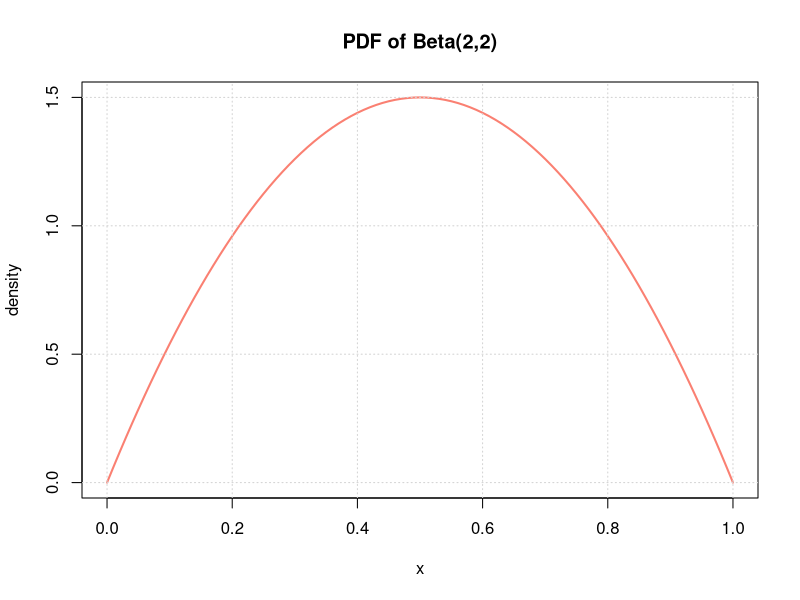

The R source for this figure: (Note: a time limit stopped this script after it produced the figure.)
## ---- chunk 1
knitr::opts_chunk$set(echo = TRUE)

## ---- chunk 2
#plot the density distribution of beta with alfa = 2 and beta = 5
curve(dbeta(x,  2, 2), col = "salmon", xlim = c(0,1), ylab = "density", main="PDF of Beta(2,2)", lwd = 2)
grid()
## ---- chunk 3
vector_probab <- function(d, a = 2, b = 2){
  
  #length of the bin
  h = (1/d)
  
  #cumulative sum of h. It's useful because consecutive elements represent    the extremes of integrals to compute each element.
  #for example first integral will be computed between 0 and h
  #second integral will be computed between h and 2h
  h_1 = c(0, rep(h, d))
  h_1 <- cumsum(h_1)
  
  #initialization of the vector of probabilities 
  probi = c(length(d))
  
  for (i in 1:d){
    #actually instead of compute a real integral I exploit cdf function pbeta
    #I make the difference between two pbeta computed in two consecutive h. 
    probi[i] <- pbeta(h_1[i+1],a,b) - pbeta(h_1[i],a,b)
  }
    return(probi)
  }
#I want to make some checks
t <- vector_probab(10^4)

#the sum of the vector of probabilities must be 1
cat("The sum of the vector of probabilities is: ", sum(t))

#each element must not be smaller than zero
cat("Are there any element in the vector of probability smaller than zero?" , any(t[t<=0]))

#I want to see where is located the max 
#0.5 is the x where the density reaches its peak
cat("Where is the index that has the bigger probability to be chosen?" , which.max(t)*(1/10^4))

#I want to see where is the mean of the vector of probabilities
cat("The mean of the vector of proablity is: ", mean(t))
## ---- chunk 4
#number of simulation runs in each simulation
M <- 1000

simulation <- function(p, d, n, eps){
  
  #input of the function are:
  #p: the size of the projection,
  #eps: tolerance 
  #n: number of steps
  #d: alphabet size
  
  #initialization of x: it has length d.  
  x <- vector(mode = "integer", length = d)
  
  #raw stream, sampling uniformly from 1 to d 
  D_n <- sample(1:d, n, replace = T, prob = vector_probab(d))
  
  for (i in D_n){
    
    #update sequentially of the frequency vector 
    x[i] <- x[i] + 1 
  }
  
#norm 2 of the frequency vector
  norm_x <- norm(x, type ="2")
  
  #initialize the number of runs that confirm JL lemma
  #counts is the output of the function
  counts <- 0
  
  for (r in 1:M){
    
    #compute matrix L, one for each simulation 
    L <- matrix(rnorm(p*d, 0, sd = sqrt(1/p)), nrow = p, ncol = d)
    
    #initialize the vector y that has dimension p
    y <- vector(mode = "double", length = p)
    
    for (k in 1:n){ #k is the step
      
      #update the vector y adding the corresponding index at k-th step
      y <- y + L[,D_n[k]]
    }
    
    #norm 2 of y
    norm_y <- norm(y, type = "2")
    
    #check the value of the norm of y if it respects JL lemma
    if ((norm_y> (1-eps) * norm_x) & (norm_y < (1+eps) * norm_x)){
    counts <- counts + 1 
    }
  }
  
  #how many times in M simulation norm of y respect the condition
  return (counts)
}

## ---- chunk 5
#Decision of the parameters. 
# 13 different simulation
d <- c(10^4, 10^4, 10^5, 10^5, 10^5, 10^5, 10^5, 10^5, 10^5, 5*10^3, 10^4, 5*10^4, 8*10^4)

n <- c(10^3, 10^3, 10^4, 10^4, 10^4, 10^4, 10^4, 10^4, 10^4, 5*10^2, 10^3, 5*10^3, 8*10^3)

eps <- c(0.1, 0.2, 0.1, 0.1, 0.1, 0.1, 0.060012, 0.079979, 0.120096, 0.05, 0.05, 0.05, 0.05)

#we have used the function round because p must be an integer
#if I write 3/eps[5]^2 so 3/0.1^2 it gives me back a warning, I do not know why
p <- c(round(1/eps[1]^2), round(log(54)/eps[2]^2), round(log(4)/eps[3]^2),round(log(10)/eps[4]^2), 300,round(log(n[6])/eps[6]^2), round(3/eps[7]^2), round(3/eps[8]^2), round(3/eps[9]^2), 50, 100, 500, 800)

#put them in a data.frame
parameters <- data.frame("d"= d,"n" = n, "p" = p, "Tolerance" = eps) 
parameters
## ---- chunk 6
#initialization
sim <- c(length = 13)
JL <- c(length = 13)

for (i in 1:13){
  #run the simulation for each of the value of p,d,n and epsilon
  sim[i] <- simulation(p[i], d[i], n[i], eps[i])
  
  #lower bound of JL lemma
  JL[i] <- 1 - exp(-p[i]*eps[i]^2)

}
#in the data.frame I do not put count, but the ratio between count and M
sim_1 <- factor(sim/M) 

#round to avoid too many decimals
JL_1 <- factor(round(JL,5)) 

#put the results of simulation in the data.frame
parameters$Simulation <- sim_1
parameters$JL_Threshold <- JL_1
## ---- chunk 7
#initialize a vector that tells us if simulation confirm or not the the lemma
check <- vector(mode = "character", length = 13)

#check our simulation if greater of the JL lower bound
for(i in 1:13){
  
  if (sim[i]/M >= JL[i]){
    check[i] <- "TRUE"
    
  }else{
    check[i] <- "FALSE"
  }
}
#put the response in data.frame
check <- factor(check)
parameters$Check <- check

parameters
## ---- chunk 8
# label of the bars
x <- seq(13)

#barplot
barplot(sim, col ="purple", xlab="N. of simulation", ylab="N. of runs in which JL lemma is confirmed", main = "Good runs", names.arg = x)
## ---- chunk 9

#plot the lowerbound of JL probability as a function of p
plot(p[3:6], JL[3:6], main="Trend of JL probability as a function of p", xlab= "p:size of the projection", ylab="JL probability", col="salmon", pch = 19)

#xticks
xtick<-seq(100, 1000, by=50)
axis(side=1, at=xtick, labels = T)

#theoretical trend
y <- function(x) 1-1/x #due to the choice of p of the order of 1/eps^2
x<-seq(4,54,by=1) #choice of the constant the we have assigned to p 

par(new=TRUE) #admit two plot together
plot(x,y(x), type = "l", col="orchid", lwd = 2, axes = FALSE, xlab="", ylab="")

parameters[3:6,]
## ---- chunk 10
#plot of trend of p as a function of epsilon keeping fixed d,n and JL lower bound
plot(c(eps[5],eps[7:9]), c(p[5], p[7:9]), main="Trend of p as a function of epsilon", xlab= "Tolerance", ylab="p:size of the projection", col= "darkblue", pch = 19)

#plot the theoretical trend 
x<-seq(0.05, 0.15,by=0.01) 
curve(3/x^2, add = T, col="pink", lwd = 2, xlab="", ylab="")

parameters[c(9,5,8,7),]
## ---- chunk 11
parameters[10:13,]
## ---- chunk 12
#fixed p, always much smaller than d
p = 10^2

#d tends to infinite so I pick high values
d = c(10^4,10^5, 10^6, 10^7)

#initialization
times <- c(length(d))

#just a counter
c = 1
for (i in d){
  
  #starting time
  t1 <- Sys.time()
  
  #compute the matrix
  matrix(rnorm(p*i, 0, sd = sqrt(1/p)), nrow = p, ncol = i)
  
  #compute how long it takes to compute the matrix
  times[c] <- Sys.time()- t1
  
  c = c + 1
}

#using a data.frame to a clean visualization 
performance <- data.frame("d"= d, "Running time" = times)
performance

#Tentative with d = 10^8

#matrix(rnorm(p*10^8, 0, sd = sqrt(1/10^2)), nrow = p, ncol = 10^8)
#print("Errore: memoria 'vector' esaurita (raggiunto il limite?)")
## ---- chunk 13
p = 10^2
d = 10^4

#using a seed
set.seed(1234)
#storing L
L = matrix(rnorm(p*d, 0, sd = sqrt(1/p)), nrow = p, ncol = d)

#I want to be sure to generate the same matrix
set.seed(1234)
L_1 = matrix(rnorm(p*d, 0, sd = sqrt(1/p)), nrow = p, ncol = d)
c = 0
for (i in p){
  for(j in d){
      if(L[i,j] != L_1[i,j]){
          c = c + 1
  }
}
}
#check that I generate the same matrix. 
#If c = 0 all the elements are equal. It is zero!!
#print(c)

#For example I can just generate the column, in this case the tenth. 
set.seed(1234)
t1 <- Sys.time()
col_j = matrix(rnorm(p*d, 0, sd = sqrt(1/p)), nrow = p, ncol = d)[,10]

#Time to generate a column is small
Sys.time() - t1

#setting a seed I can generate the same column
set.seed(1234)
col_j = matrix(rnorm(p*d, 0, sd = sqrt(1/p)), nrow = p, ncol = d)[,10]
